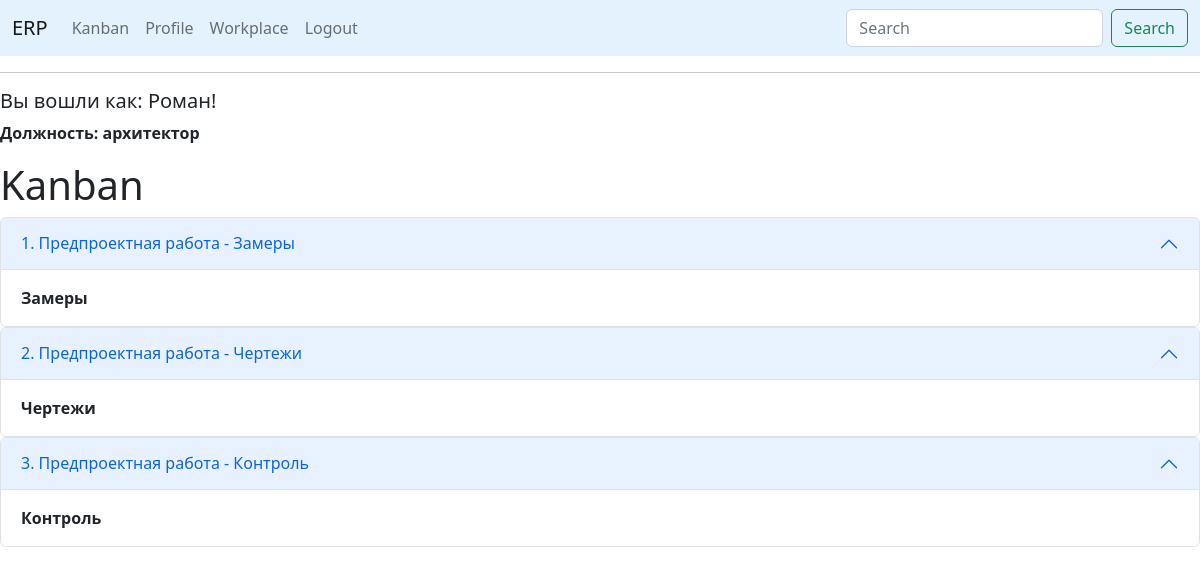
Page /kanban (signed in) on the earlier database version.
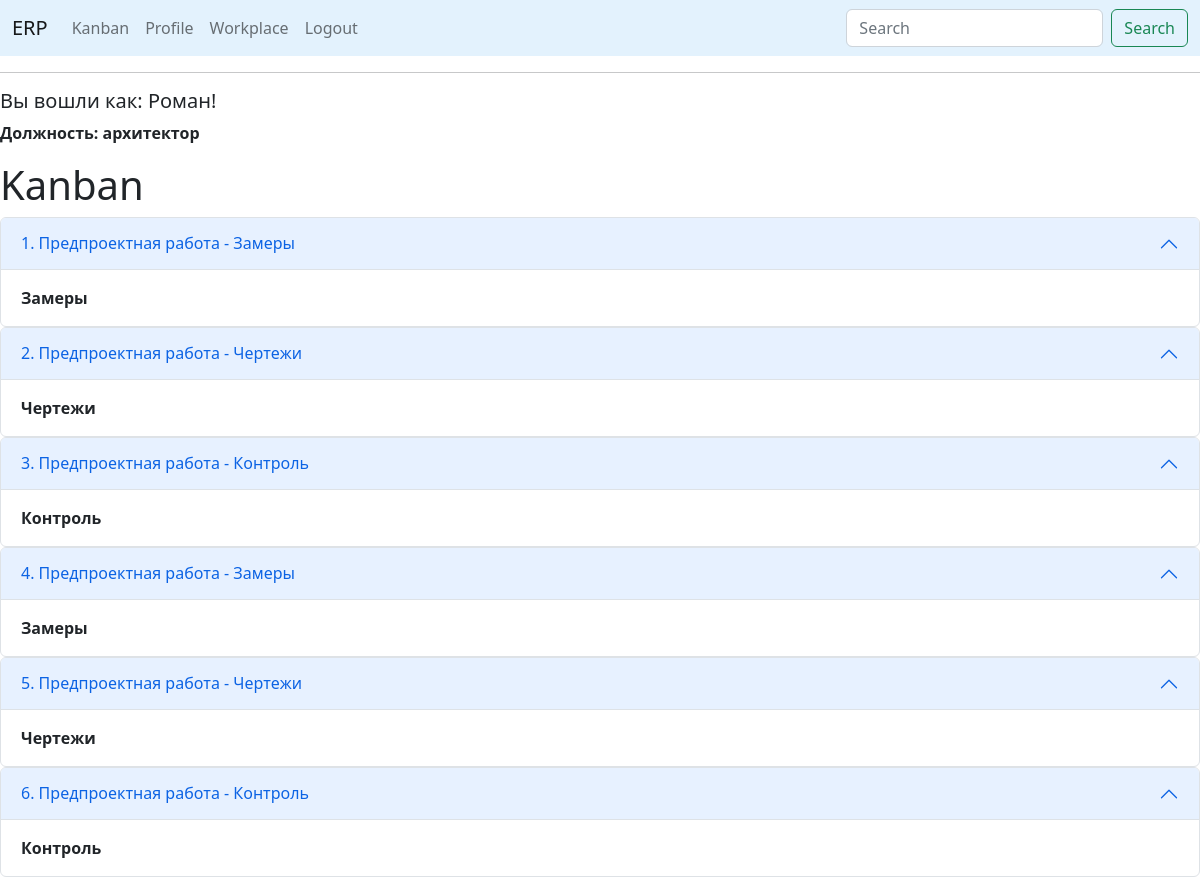
Same page on the later database version.
### app/models.py (models this page shows, shortened)
class User(UserMixin, db.Model):
    id = db.Column(db.Integer, primary_key=True)
    first_name = db.Column(db.String(150), index=True)
    last_name = db.Column(db.String(150), index=True)
    phone = db.Column(db.String(120), index=True, unique=True)
    username = db.Column(db.String(64), index=True, unique=True)
    password_hash = db.Column(db.String(128))
    specialization_id = db.Column(db.Integer, db.ForeignKey('specialization.id'), nullable=False)
    posts = db.relationship('Post', backref='author', lazy='dynamic')
    followed = db.relationship(
        'User', secondary=followers,
        primaryjoin=(followers.c.follower_id == id),
        secondaryjoin=(followers.c.followed_id == id),
        backref=db.backref('followers', lazy='dynamic'), lazy='dynamic')

class Specialization(db.Model):
    id = db.Column(db.Integer, primary_key=True)
    job_departmet = db.Column(db.String(200), index=True)
    job_title = db.Column(db.String(150), index=True, unique=True)
    users = db.relationship('User', backref='employee',
                            lazy=True)  # this is not a table field, the code sets the relation of the specialization

class PreProduct(db.Model):
    id = db.Column(db.Integer, primary_key=True)
    number_order_client = db.Column(db.Integer, db.ForeignKey('order_client.id'), nullable=False)
    work_type = db.Column(db.Integer, db.ForeignKey('works.id'), nullable=False)
    set_worker = db.Column(db.Integer, db.ForeignKey('user.id'))
    work = db.relationship('Works', backref='work', lazy='subquery')
    worker = db.relationship('User', backref='worker', lazy='subquery')

class Works(db.Model):
    id = db.Column(db.Integer, primary_key=True)
    work_title = db.Column(db.String(150))
    work_type = db.Column(db.String(150))

### app/routes.py (the view)
@app.route('/kanban', methods=['GET', 'POST'])
@login_required
def kanban():
    order_manufacture = PreProduct.query.all()
    return render_template("kanban.html", title='Kanban', order_manufacture=order_manufacture)

### app/models.py (called while the page is built)
@login.user_loader
def load_user(id):
    return User.query.get(int(id))

### app/templates/kanban.html
{% if current_user.specialization_id is ne(2)%}
{% extends "base_bootstrap.html" %}
{% else %}
{% extends "base.html" %}
{% endif %}
{% block content %}
<h1>Kanban</h1>
{% for order in order_manufacture %}
<div class="accordion" id="accordionPanelsStayOpenExample">
  <div class="accordion-item">
    <h2 class="accordion-header" id="panelsStayOpen-headingOne">
      <button class="accordion-button" type="button" data-bs-toggle="collapse" data-bs-target="#panelsStayOpen-collapseOne" aria-expanded="true" aria-controls="panelsStayOpen-collapseOne">
        {{order.id}}. {{order.work.work_title}} - {{order.work.work_type}}
      </button>
    </h2>
    <div id="panelsStayOpen-collapseOne" class="accordion-collapse collapse show" aria-labelledby="panelsStayOpen-headingOne">
      <div class="accordion-body">
        <strong>{{order.work.work_type}}</strong>
      </div>
    </div>
  </div>
</div>
{% endfor%}
{% endblock %}

### app/templates/base_bootstrap.html (shortened to what this page needs)
<!doctype html>
<html>
<link href="https://cdn.jsdelivr.net/npm/bootstrap@5.2.3/dist/css/bootstrap.min.css" rel="stylesheet">
    <head>
    </head>
    <body>
        <nav class="navbar navbar-expand-lg bg-body-tertiary" style="background-color: #e3f2fd;">
          <div class="container-fluid">
            <a class="navbar-brand" href="{{ url_for('index') }}">ERP</a>
            <div class="collapse navbar-collapse" id="navbarSupportedContent">
              <ul class="navbar-nav me-auto mb-2 mb-lg-0">
                  {% if current_user.is_anonymous %}
                <li class="nav-item">
                  <a class="nav-link active" aria-current="page" href="{{ url_for('index') }}">Home</a>
                </li>
                  <li class="nav-item">
                  <a class="nav-link" href="{{ url_for('login') }}">Login</a>
                </li>
                  {% else %}
                  <li class="nav-item">
                  <a class="nav-link" href="{{ url_for('kanban') }}">Kanban</a>
                </li>
                  <li class="nav-item">
                  <a class="nav-link" href="{{ url_for('user', username=current_user.username) }}">Profile</a>
                </li>
                  <li class="nav-item">
                  <a class="nav-link" href="{{ url_for('workplace') }}">Workplace</a>
                </li>
                  <li class="nav-item">
                  <a class="nav-link" href="{{ url_for('logout') }}">Logout</a>
                </li>
              </ul>
              <form class="d-flex" role="search">
                <input class="form-control me-2" type="search" placeholder="Search" aria-label="Search">
                <button class="btn btn-outline-success" type="submit">Search</button>
              </form>
                {% endif %}
            </div>
          </div>
        </nav>
        <hr>
        <div>
            {% if current_user.is_authenticated %}
            <h5> Вы вошли как: {{ current_user.first_name }}!</h5>
            <p><strong>Должность: {{current_user.employee.job_title}}</strong></p>
            {% endif %}
        </div>
        {% block content %}{% endblock %}
    </body>
</html>

Differences in the rows shown:
added PreProduct: id "4", work.work_title "Предпроектная работа", work.work_type "Замеры"
added PreProduct: id "5", work.work_title "Предпроектная работа", work.work_type "Чертежи"
added PreProduct: id "6", work.work_title "Предпроектная работа", work.work_type "Контроль"
